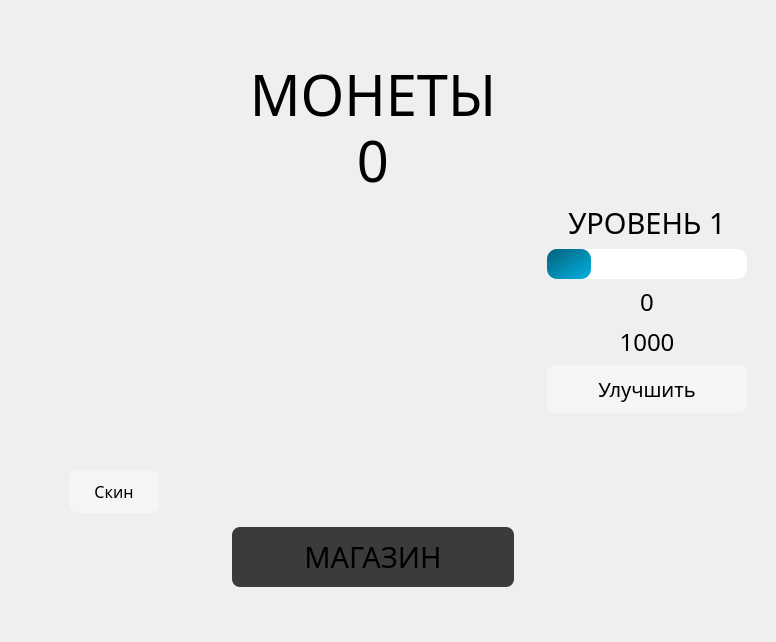
      <widget class="QWidget" name="main_page">
       <layout class="QHBoxLayout" name="horizontalLayout">
        <item>
         <widget class="QFrame" name="frame_2">
          <property name="minimumSize">
           <size>
            <width>200</width>
            <height>500</height>
           </size>
          </property>
          <property name="maximumSize">
           <size>
            <width>16777215</width>
            <height>600</height>
           </size>
          </property>
          <property name="styleSheet">
           <string notr="true">background: none;</string>
          </property>
          <property name="frameShape">
           <enum>QFrame::Shape::NoFrame</enum>
          </property>
          <layout class="QVBoxLayout" name="verticalLayout_5">
           <item>
            <spacer name="verticalSpacer_2">
             <property name="orientation">
              <enum>Qt::Orientation::Vertical</enum>
             </property>
             <property name="sizeHint" stdset="0">
              <size>
               <width>20</width>
               <height>40</height>
              </size>
             </property>
            </spacer>
           </item>
           <item alignment="Qt::AlignmentFlag::Qt::AlignmentFlag::AlignVCenter">
            <widget class="QFrame" name="frame_4">
             <property name="minimumSize">
              <size>
               <width>0</width>
               <height>100</height>
              </size>
             </property>
             <property name="frameShape">
              <enum>QFrame::Shape::NoFrame</enum>
             </property>
             <property name="frameShadow">
              <enum>QFrame::Shadow::Raised</enum>
             </property>
             <layout class="QHBoxLayout" name="horizontalLayout_4">
              <item>
               <spacer name="horizontalSpacer">
                <property name="orientation">
                 <enum>Qt::Orientation::Horizontal</enum>
                </property>
                <property name="sizeHint" stdset="0">
                 <size>
                  <width>40</width>
                  <height>20</height>
                 </size>
                </property>
               </spacer>
              </item>
              <item alignment="Qt::AlignmentFlag::Qt::AlignmentFlag::AlignVCenter">
               <widget class="QPushButton" name="skin_btn">
                <property name="sizePolicy">
                 <sizepolicy hsizetype="Preferred" vsizetype="Fixed">
                  <horstretch>0</horstretch>
                  <verstretch>0</verstretch>
                 </sizepolicy>
                </property>
                <property name="font">
                 <font>
                  <family>a_Concepto</family>
                  <pointsize>12</pointsize>
                 </font>
                </property>
                <property name="cursor">
                 <cursorShape>PointingHandCursor</cursorShape>
                </property>
                <property name="styleSheet">
                 <string notr="true">border: none;
background: none;
background-color: rgba(255, 255, 255, 100);
border-radius: 8px;
padding: 10px 25px;
</string>
                </property>
                <property name="text">
                 <string>Скин</string>
                </property>
               </widget>
              </item>
              <item>
               <spacer name="horizontalSpacer_2">
                <property name="orientation">
                 <enum>Qt::Orientation::Horizontal</enum>
                </property>
                <property name="sizeHint" stdset="0">
                 <size>
                  <width>40</width>
                  <height>20</height>
                 </size>
                </property>
               </spacer>
              </item>
             </layout>
            </widget>
           </item>
           <item>
            <widget class="QLabel" name="label_5">
             <property name="enabled">
              <bool>true</bool>
             </property>
             <property name="maximumSize">
              <size>
               <width>250</width>
               <height>350</height>
              </size>
             </property>
             <property name="styleSheet">
              <string notr="true">background: none;</string>
             </property>
             <property name="text">
              <string/>
             </property>
             <property name="pixmap">
              <pixmap resource="../images/images.qrc">:/images/humster.png</pixmap>
             </property>
             <property name="scaledContents">
              <bool>true</bool>
             </property>
             <property name="alignment">
              <set>Qt::AlignmentFlag::AlignCenter</set>
             </property>
            </widget>
           </item>
           <item>
            <spacer name="verticalSpacer">
             <property name="orientation">
              <enum>Qt::Orientation::Vertical</enum>
             </property>
             <property name="sizeType">
              <enum>QSizePolicy::Policy::Fixed</enum>
             </property>
             <property name="sizeHint" stdset="0">
              <size>
               <width>20</width>
               <height>50</height>
              </size>
             </property>
            </spacer>
           </item>
          </layout>
         </widget>
        </item>
        <item>
         <widget class="QFrame" name="mainframe">
          <property name="minimumSize">
           <size>
            <width>300</width>
            <height>0</height>
           </size>
          </property>
          <property name="maximumSize">
           <size>
            <width>400</width>
            <height>550</height>
           </size>
          </property>
          <property name="styleSheet">
           <string notr="true">background: none;</string>
          </property>
          <layout class="QVBoxLayout" name="verticalLayout_3">
           <property name="spacing">
            <number>100</number>
           </property>
           <item>
            <widget class="QFrame" name="counts">
             <property name="maximumSize">
              <size>
               <width>16777215</width>
               <height>200</height>
              </size>
             </property>
             <property name="font">
              <font>
               <family>a_Concepto</family>
              </font>
             </property>
             <layout class="QVBoxLayout" name="verticalLayout">
              <property name="bottomMargin">
               <number>1</number>
              </property>
              <item>
               <widget class="QLabel" name="label">
                <property name="font">
                 <font>
                  <family>a_Concepto</family>
                  <pointsize>42</pointsize>
                 </font>
                </property>
                <property name="styleSheet">
                 <string notr="true">background: none;</string>
                </property>
                <property name="text">
                 <string>МОНЕТЫ</string>
                </property>
                <property name="alignment">
                 <set>Qt::AlignmentFlag::AlignCenter</set>
                </property>
               </widget>
              </item>
              <item>
               <widget class="QLabel" name="clicks_counter">
                <property name="font">
                 <font>
                  <family>a_Concepto</family>
                  <pointsize>42</pointsize>
                 </font>
                </property>
                <property name="styleSheet">
                 <string notr="true">
background: none;</string>
                </property>
                <property name="text">
                 <string>0</string>
                </property>
                <property name="textFormat">
                 <enum>Qt::TextFormat::AutoText</enum>
                </property>
                <property name="alignment">
                 <set>Qt::AlignmentFlag::AlignCenter</set>
                </property>
                <property name="wordWrap">
                 <bool>false</bool>
                </property>
               </widget>
              </item>
             </layout>
            </widget>
           </item>
           <item>
            <widget class="QPushButton" name="click_btn">
             <property name="enabled">
              <bool>true</bool>
             </property>
             <property name="minimumSize">
              <size>
               <width>0</width>
               <height>220</height>
              </size>
             </property>
             <property name="maximumSize">
              <size>
               <width>99999</width>
               <height>220</height>
              </size>
             </property>
             <property name="font">
              <font>
               <pointsize>30</pointsize>
              </font>
             </property>
             <property name="cursor">
              <cursorShape>PointingHandCursor</cursorShape>
             </property>
             <property name="autoFillBackground">
              <bool>false</bool>
             </property>
             <property name="styleSheet">
              <string notr="true">border: 0;
background: none;</string>
             </property>
             <property name="text">
              <string/>
             </property>
             <property name="icon">
              <iconset>
               <normalon>:/images/click-huobi.png</normalon>
              </iconset>
             </property>
             <property name="iconSize">
              <size>
               <width>300</width>
               <height>300</height>
              </size>
             </property>
             <property name="checkable">
              <bool>false</bool>
             </property>
             <property name="autoRepeat">
              <bool>false</bool>
             </property>
             <property name="autoExclusive">
              <bool>false</bool>
             </property>
             <property name="autoDefault">
              <bool>false</bool>
             </property>
             <property name="default">
              <bool>false</bool>
             </property>
            </widget>
           </item>
           <item alignment="Qt::AlignmentFlag::Qt::AlignmentFlag::AlignVCenter">
            <widget class="QPushButton" name="menu_btn">
             <property name="font">
              <font>
               <family>a_Concepto</family>
               <pointsize>22</pointsize>
              </font>
             </property>
             <property name="cursor">
              <cursorShape>PointingHandCursor</cursorShape>
             </property>
             <property name="styleSheet">
              <string notr="true">border: none;
background: none;
background-color: rgb(59, 59, 59);
border-radius: 8px;
padding: 10px 20px;</string>
             </property>
             <property name="text">
              <string>МАГАЗИН</string>
             </property>
            </widget>
           </item>
          </layout>
         </widget>
        </item>
        <item>
         <widget class="QFrame" name="frame">
          <property name="minimumSize">
           <size>
            <width>200</width>
            <height>350</height>
           </size>
          </property>
          <property name="styleSheet">
           <string notr="true">background: none;</string>
          </property>
          <layout class="QVBoxLayout" name="verticalLayout_4">
           <item>
            <widget class="QFrame" name="frame_3">
             <property name="minimumSize">
              <size>
               <width>0</width>
               <height>130</height>
              </size>
             </property>
             <property name="frameShape">
              <enum>QFrame::Shape::NoFrame</enum>
             </property>
             <property name="frameShadow">
              <enum>QFrame::Shadow::Raised</enum>
             </property>
             <layout class="QHBoxLayout" name="horizontalLayout_3">
              <item>
               <widget class="QLabel" name="rank_img">
                <property name="sizePolicy">
                 <sizepolicy hsizetype="Preferred" vsizetype="Preferred">
                  <horstretch>0</horstretch>
                  <verstretch>0</verstretch>
                 </sizepolicy>
                </property>
                <property name="minimumSize">
                 <size>
                  <width>150</width>
                  <height>150</height>
                 </size>
                </property>
                <property name="maximumSize">
                 <size>
                  <width>150</width>
                  <height>150</height>
                 </size>
                </property>
                <property name="pixmap">
                 <pixmap resource="../images/images.qrc">:/images/ranks/Shield/Wood/shield-wood-4.png</pixmap>
                </property>
                <property name="scaledContents">
                 <bool>true</bool>
                </property>
                <property name="alignment">
                 <set>Qt::AlignmentFlag::AlignCenter</set>
                </property>
               </widget>
              </item>
             </layout>
            </widget>
           </item>
           <item>
            <widget class="QFrame" name="rang">
             <property name="sizePolicy">
              <sizepolicy hsizetype="MinimumExpanding" vsizetype="MinimumExpanding">
               <horstretch>0</horstretch>
               <verstretch>0</verstretch>
              </sizepolicy>
             </property>
             <property name="maximumSize">
              <size>
               <width>16777215</width>
               <height>400</height>
              </size>
             </property>
             <layout class="QVBoxLayout" name="verticalLayout_2">
              <item>
               <widget class="QLabel" name="level_number">
                <property name="maximumSize">
                 <size>
                  <width>16777215</width>
                  <height>80</height>
                 </size>
                </property>
                <property name="font">
                 <font>
                  <family>a_Concepto</family>
                  <pointsize>22</pointsize>
                 </font>
                </property>
                <property name="layoutDirection">
                 <enum>Qt::LayoutDirection::LeftToRight</enum>
                </property>
                <property name="styleSheet">
                 <string notr="true">text-shadow: -1px 2px 6px rgba(0, 0, 0, 0.5);</string>
                </property>
                <property name="text">
                 <string>УРОВЕНЬ 1</string>
                </property>
                <property name="alignment">
                 <set>Qt::AlignmentFlag::AlignCenter</set>
                </property>
               </widget>
              </item>
              <item>
               <widget class="QProgressBar" name="rank_bar">
                <property name="minimumSize">
                 <size>
                  <width>200</width>
                  <height>30</height>
                 </size>
                </property>
                <property name="maximumSize">
                 <size>
                  <width>300</width>
                  <height>16777215</height>
                 </size>
                </property>
                <property name="font">
                 <font>
                  <stylestrategy>PreferAntialias</stylestrategy>
                 </font>
                </property>
                <property name="accessibleName">
                 <string/>
                </property>
                <property name="layoutDirection">
                 <enum>Qt::LayoutDirection::LeftToRight</enum>
                </property>
                <property name="autoFillBackground">
                 <bool>false</bool>
                </property>
                <property name="styleSheet">
                 <string notr="true">QProgressBar{
	background-color: rgb(255, 255, 255);
	border-radius: 10px;
}

QProgressBar::chunk{
	border-radius: 10px;
	background-color: qlineargradient(spread:pad, x1:0, y1:0, x2:1, y2:1, stop:0 rgba(2, 97, 123, 255), stop:1 rgba(4, 177, 225, 255))
}</string>
                </property>
                <property name="value">
                 <number>22</number>
                </property>
                <property name="alignment">
                 <set>Qt::AlignmentFlag::AlignCenter</set>
                </property>
                <property name="textVisible">
                 <bool>false</bool>
                </property>
                <property name="format">
                 <string notr="true">%p%</string>
                </property>
               </widget>
              </item>
              <item>
               <widget class="QLabel" name="rating">
                <property name="font">
                 <font>
                  <family>a_Concepto</family>
                  <pointsize>18</pointsize>
                 </font>
                </property>
                <property name="text">
                 <string>0</string>
                </property>
                <property name="alignment">
                 <set>Qt::AlignmentFlag::AlignCenter</set>
                </property>
               </widget>
              </item>
              <item>
               <widget class="QLabel" name="goal">
                <property name="font">
                 <font>
                  <family>a_Concepto</family>
                  <pointsize>18</pointsize>
                 </font>
                </property>
                <property name="styleSheet">
                 <string notr="true">text-shadow: -1px 2px 6px rgba(0, 0, 0, 0.5);</string>
                </property>
                <property name="text">
                 <string>1000</string>
                </property>
                <property name="alignment">
                 <set>Qt::AlignmentFlag::AlignCenter</set>
                </property>
               </widget>
              </item>
              <item>
               <widget class="QPushButton" name="level_upgrade_btn">
                <property name="minimumSize">
                 <size>
                  <width>0</width>
                  <height>33</height>
                 </size>
                </property>
                <property name="font">
                 <font>
                  <family>a_Concepto</family>
                  <pointsize>15</pointsize>
                 </font>
                </property>
                <property name="cursor">
                 <cursorShape>PointingHandCursor</cursorShape>
                </property>
                <property name="styleSheet">
                 <string notr="true">border: none;
background-color: rgba(255, 255, 255, 100);
border-radius: 8px;
padding: 10px 20px;</string>
                </property>
                <property name="text">
                 <string>Улучшить</string>
                </property>
               </widget>
              </item>
             </layout>
            </widget>
           </item>
           <item>
            <spacer name="verticalSpacer_3">
             <property name="orientation">
              <enum>Qt::Orientation::Vertical</enum>
             </property>
             <property name="sizeType">
              <enum>QSizePolicy::Policy::Fixed</enum>
             </property>
             <property name="sizeHint" stdset="0">
              <size>
               <width>20</width>
               <height>200</height>
              </size>
             </property>
            </spacer>
           </item>
          </layout>
         </widget>
        </item>
       </layout>
      </widget>
